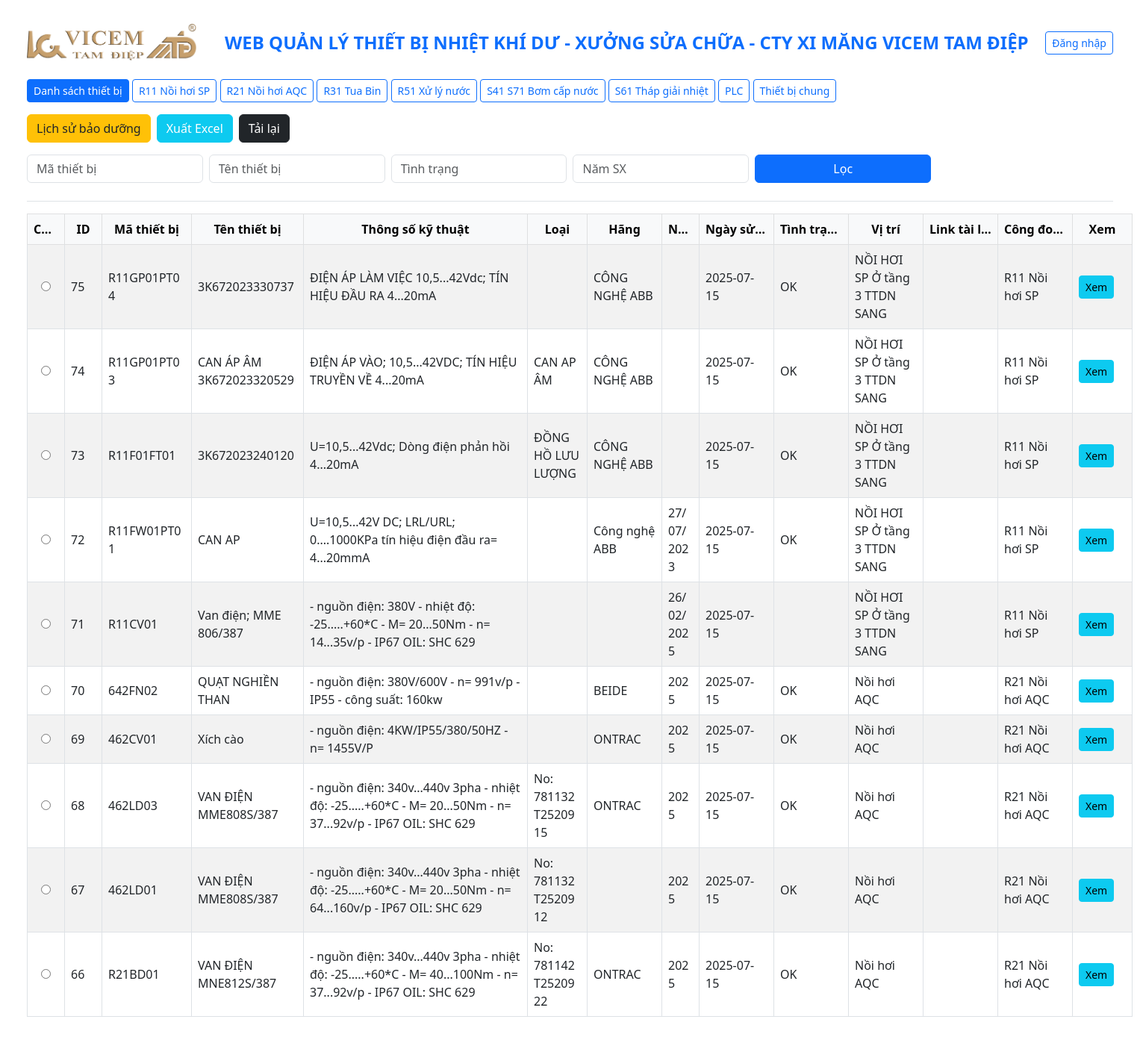
/devices, run on the app's committed database.
### tables this page shows
CREATE TABLE devices (
    id INTEGER PRIMARY KEY AUTOINCREMENT,
    code TEXT,
    name TEXT,
    specs TEXT,
    category TEXT,
    manufacturer TEXT,
    year TEXT,
    date_in_use TEXT,
    status TEXT,
    location TEXT,
    link TEXT,
    stage TEXT
);

### app.py (the view)
@app.route('/devices')
@app.route('/')
@app.route('/devices')
def index():
    user = session.get('user')  # Cho phép truy cập không cần đăng nhập
    stage = request.args.get('stage')
    selected_id = request.args.get('selected_id')
    conn = get_db()
    query = "SELECT * FROM devices WHERE 1=1"
    params = []
    for field in ['code', 'name', 'status', 'year']:
        value = request.args.get(field)
        if value:
            query += f" AND {field} LIKE ?"
            params.append(f"%{value}%")
    if stage:
        query += " AND stage = ?"
        params.append(stage)
    query += " ORDER BY id DESC LIMIT 10"
    devices = conn.execute(query, tuple(params)).fetchall()
    conn.close()
    return render_template('index.html',
                           devices=devices,
                           stages=get_stages(),
                           selected_stage=stage,
                           selected_id=selected_id,
                           user=user)

### app.py (called while the page is built)
def get_db():
    conn = sqlite3.connect(DB_FILE)
    conn.row_factory = sqlite3.Row
    return conn

def get_stages():
    return [
        'R11 Nồi hơi SP', 'R21 Nồi hơi AQC', 'R31 Tua Bin',
        'R51 Xử lý nước', 'S41 S71 Bơm cấp nước', 'S61 Tháp giải nhiệt', 'PLC', 'Thiết bị chung'
    ]

### templates/index.html (shortened to what this page needs)
<!DOCTYPE html>
<html lang="vi">
<head>
  <link href="https://cdn.jsdelivr.net/npm/bootstrap@5.3.0/dist/css/bootstrap.min.css" rel="stylesheet">
</head>
<body class="p-4">
  <div class="container-fluid">
    <div class="sticky-top bg-white py-2 border-bottom" style="z-index: 1000;">
      <h4 class="fw-bold text-primary mb-4 d-flex justify-content-between align-items-center">
        <img src="{{ url_for('static', filename='logo.png') }}" alt="Logo" style="height: 50px;" class="me-3">
        WEB QUẢN LÝ THIẾT BỊ NHIỆT KHÍ DƯ - XƯỞNG SỬA CHỮA - CTY XI MĂNG VICEM TAM ĐIỆP
        <div>
          {% if user %}
            <span class="me-2">👋 Xin chào {{ user.username }}</span>
            <a href="{{ url_for('logout') }}" class="btn btn-outline-danger btn-sm">Đăng xuất</a>
          {% else %}
            <a href="{{ url_for('login') }}" class="btn btn-outline-primary btn-sm">Đăng nhập</a>
          {% endif %}
        </div>
      </h4>
      <div class="mb-3">
        <a href="{{ url_for('index') }}" class="btn btn-primary btn-sm">Danh sách thiết bị</a>
        {% for s in stages %}
          <a href="{{ url_for('index', stage=s) }}" class="btn btn-outline-primary btn-sm {% if s == selected_stage %}active{% endif %}">{{ s }}</a>
        {% endfor %}
      </div>
      <div class="mb-3 d-flex flex-wrap gap-2">
  	<a href="{{ url_for('maintenance_all') }}" class="btn btn-warning text-dark">Lịch sử bảo dưỡng</a>
  	<a href="{{ url_for('export_excel') }}" class="btn btn-info text-white">Xuất Excel</a>
  	<a href="{{ url_for('index') }}" class="btn btn-dark">Tải lại</a>
      </div>
      <form method="get" class="row g-2 mb-3">
        <div class="col-md-2"><input type="text" name="code" placeholder="Mã thiết bị" class="form-control" value="{{ request.args.get('code', '') }}"></div>
        <div class="col-md-2"><input type="text" name="name" placeholder="Tên thiết bị" class="form-control" value="{{ request.args.get('name', '') }}"></div>
        <div class="col-md-2"><input type="text" name="status" placeholder="Tình trạng" class="form-control" value="{{ request.args.get('status', '') }}"></div>
        <div class="col-md-2"><input type="text" name="year" placeholder="Năm SX" class="form-control" value="{{ request.args.get('year', '') }}"></div>
        <div class="col-md-2">
          <button type="submit" class="btn btn-primary w-100">Lọc</button>
        </div>
      </form>
    </div>
    <form method="post" id="deviceForm" action="{{ url_for('edit_device') }}">
      <table class="table table-bordered table-striped table-hover align-middle mt-3">
        <thead class="table-light text-center">
          <tr>
            <th style="width: 50px;">Chọn</th>
            <th style="width: 50px;">ID</th>
            <th style="width: 120px;">Mã thiết bị</th>
            <th style="width: 150px;">Tên thiết bị</th>
            <th style="width: 300px;">Thông số kỹ thuật</th>
            <th style="width: 80px;">Loại</th>
            <th style="width: 100px;">Hãng</th>
            <th style="width: 50px;">Năm SX</th>
            <th style="width: 100px;">Ngày sử dụng</th>
            <th style="width: 100px;">Tình trạng</th>
            <th style="width: 100px;">Vị trí</th>
            <th style="width: 100px;">Link tài liệu</th>
            <th style="width: 100px;">Công đoạn</th>
            <th style="width: 80px;">Xem</th>
          </tr>
        </thead>
        <tbody>
          {% for d in devices %}
          <tr>
            <td class="text-center"><input type="radio" name="selected_id" value="{{ d.id }}" {% if selected_id and d.id|string == selected_id|string %}checked{% endif %}></td>
            <td>{{ d.id }}</td>
            <td>{{ d.code }}</td>
            <td>{{ d.name }}</td>
            <td><span style="display:inline-block; width:100%;">{{ d.specs }}</span></td>
            <td>{{ d.category }}</td>
            <td>{{ d.manufacturer }}</td>
            <td>{{ d.year }}</td>
            <td>{{ d.date_in_use }}</td>
            <td>{{ d.status }}</td>
            <td>{{ d.location }}</td>
            <td><a href="{{ d.link }}" target="_blank">{{ d.link }}</a></td>
            <td>{{ d.stage }}</td>
            <td><a href="{{ url_for('device_history', device_id=d.id) }}" class="btn btn-sm btn-info">Xem</a></td>
          </tr>
          {% endfor %}
        </tbody>
      </table>
    </form>
  </div>
</body>
</html>

### templates/index.html (style rules this page uses)
table { table-layout: fixed; width: 100%; }
th, td { white-space: nowrap; overflow: hidden; text-overflow: ellipsis; }
td { white-space: normal; overflow-wrap: break-word; }

### data on the page
devices: id "75", code "R11GP01PT04", name "3K672023330737", specs "ĐIỆN ÁP LÀM VIỆC 10,5...42Vdc; TÍN HIỆU ĐẦU RA 4...20mA", manufacturer "CÔNG NGHỆ ABB", date_in_use "2025-07-15", status "OK", location "NỒI HƠI SP Ở tầng 3 TTDN SANG", stage "R11 Nồi hơi SP"
devices: id "74", code "R11GP01PT03", name "CAN ÁP ÂM 3K672023320529", specs "ĐIỆN ÁP VÀO; 10,5...42VDC; TÍN HIỆU TRUYỀN VỀ 4...20mA", category "CAN AP ÂM", manufacturer "CÔNG NGHỆ ABB", date_in_use "2025-07-15", status "OK", location "NỒI HƠI SP Ở tầng 3 TTDN SANG", stage "R11 Nồi hơi SP"
devices: id "73", code "R11F01FT01", name "3K672023240120", specs "U=10,5...42Vdc; Dòng điện phản hồi 4...20mA", category "ĐỒNG HỒ LƯU LƯỢNG", manufacturer "CÔNG NGHỆ ABB", date_in_use "2025-07-15", status "OK", location "NỒI HƠI SP Ở tầng 3 TTDN SANG", stage "R11 Nồi hơi SP"
devices: id "72", code "R11FW01PT01", name "CAN AP", specs "U=10,5...42V DC; LRL/URL; 0....1000KPa tín hiệu điện đầu ra= 4...20mmA", manufacturer "Công nghệ ABB", year "27/07/2023", date_in_use "2025-07-15", status "OK", location "NỒI HƠI SP Ở tầng 3 TTDN SANG", stage "R11 Nồi hơi SP"
devices: id "71", code "R11CV01", name "Van điện; MME 806/387", specs "- nguồn điện: 380V - nhiệt độ: -25.....+60*C - M= 20...50Nm - n= 14...35v/p - IP67 OIL: SHC 629", year "26/02/2025", date_in_use "2025-07-15", location "NỒI HƠI SP Ở tầng 3 TTDN SANG", stage "R11 Nồi hơi SP"
devices: id "70", code "642FN02", name "QUẠT NGHIỀN THAN", specs "- nguồn điện: 380V/600V - n= 991v/p - IP55 - công suất: 160kw", manufacturer "BEIDE", year "2025", date_in_use "2025-07-15", status "OK", location "Nồi hơi AQC", stage "R21 Nồi hơi AQC"
devices: id "69", code "462CV01", name "Xích cào", specs "- nguồn điện: 4KW/IP55/380/50HZ - n= 1455V/P", manufacturer "ONTRAC", year "2025", date_in_use "2025-07-15", status "OK", location "Nồi hơi AQC", stage "R21 Nồi hơi AQC"
devices: id "68", code "462LD03", name "VAN ĐIỆN MME808S/387", specs "- nguồn điện: 340v...440v 3pha - nhiệt độ: -25.....+60*C - M= 20...50Nm - n= 37...92v/p - IP67 OIL: SHC 629", category "No: 781132T2520915", manufacturer "ONTRAC", year "2025", date_in_use "2025-07-15", status "OK", location "Nồi hơi AQC", stage "R21 Nồi hơi AQC"
devices: id "67", code "462LD01", name "VAN ĐIỆN MME808S/387", specs "- nguồn điện: 340v...440v 3pha - nhiệt độ: -25.....+60*C - M= 20...50Nm - n= 64...160v/p - IP67 OIL: SHC 629", category "No: 781132T2520912", year "2025", date_in_use "2025-07-15", status "OK", location "Nồi hơi AQC", stage "R21 Nồi hơi AQC"
devices: id "66", code "R21BD01", name "VAN ĐIỆN MNE812S/387", specs "- nguồn điện: 340v...440v 3pha - nhiệt độ: -25.....+60*C - M= 40...100Nm - n= 37...92v/p - IP67 OIL: SHC 629", category "No: 781142T2520922", manufacturer "ONTRAC", year "2025", date_in_use "2025-07-15", status "OK", location "Nồi hơi AQC", stage "R21 Nồi hơi AQC"

### other printed values
{{ s }} "R11 Nồi hơi SP" "R21 Nồi hơi AQC" "R31 Tua Bin" "R51 Xử lý nước" "S41 S71 Bơm cấp nước" "S61 Tháp giải nhiệt" "PLC" "Thiết bị chung"
